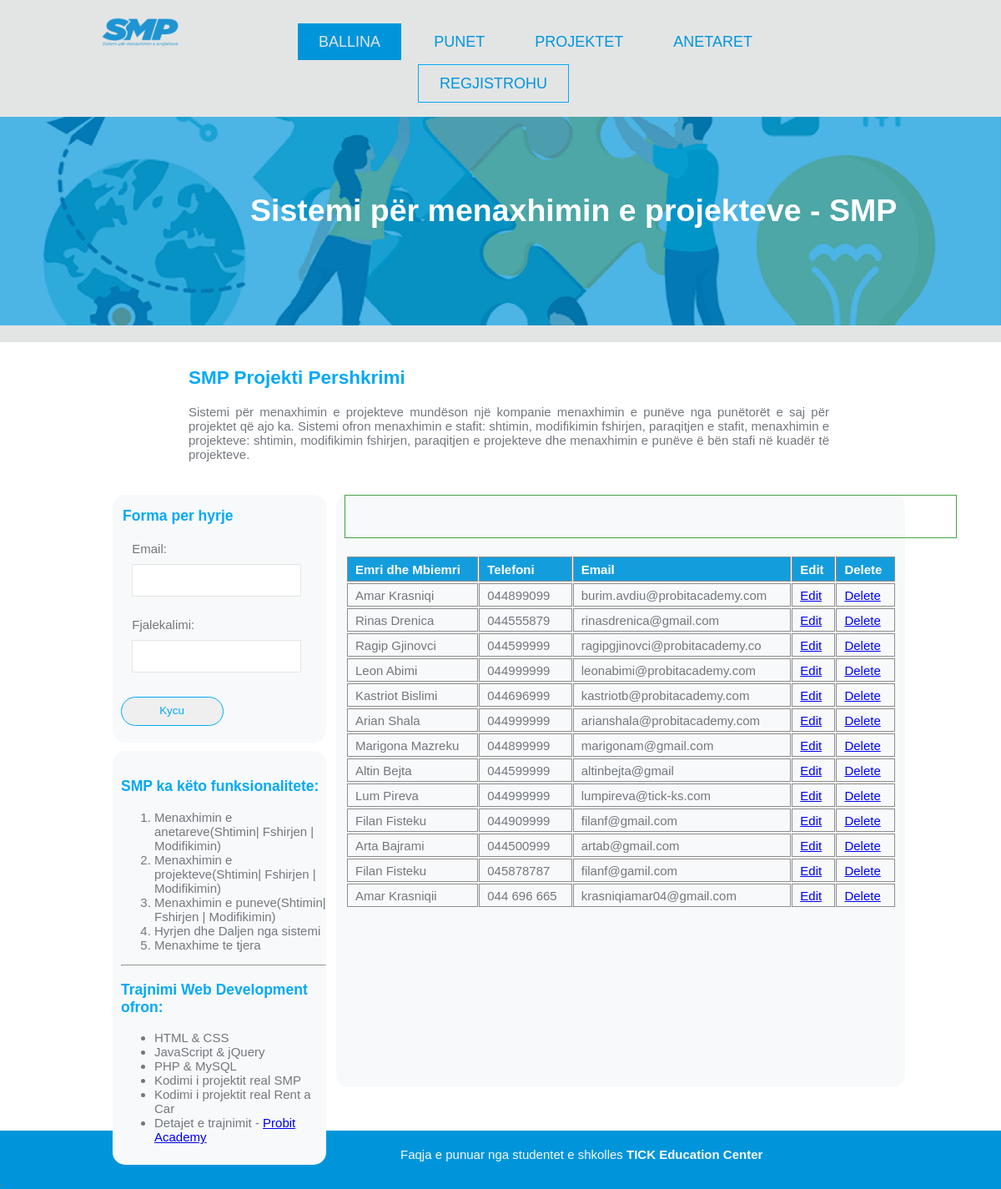
Screenshot of /anetaret.php (signed in) with the database file from the repository.
### tables this page shows
CREATE TABLE `antaret` (
  `antariid` int(11) NOT NULL,
  `emri` varchar(50) NOT NULL,
  `mbiemri` varchar(50) NOT NULL,
  `datalindjes` date DEFAULT NULL,
  `nrpersonal` bigint(20) DEFAULT NULL,
  `telefoni` varchar(20) DEFAULT NULL,
  `email` varchar(30) DEFAULT NULL,
  `fjalekalimi` varchar(30) DEFAULT NULL,
  `roli` bit(1) DEFAULT NULL
);

### inc/functions.php (called while the page is built, shortened)
<?php
global $dbconn;
function merrAnetaret(){
    global $dbconn;
    $sql = "SELECT antariid,emri,mbiemri,email,telefoni FROm antaret";
    return $result = mysqli_query($dbconn, $sql);
}
?>

### anetaret.php (the view, shortened to what this page needs)
<?php
include "inc/header.php";
?>
<main class="container page">
    <article class="maininfo">
        <h2 class="title">SMP Projekti Pershkrimi</h2>
        <p> Sistemi për menaxhimin e projekteve mundëson një kompanie menaxhimin e punëve
            nga punëtorët e saj për projektet që ajo ka. Sistemi ofron menaxhimin e stafit: shtimin,
            modifikimin fshirjen, paraqitjen e stafit, menaxhimin e projekteve: shtimin,
            modifikimin fshirjen, paraqitjen e projekteve dhe menaxhimin e punëve ë bën stafi në
            kuadër të projekteve.
        </p>
    </article>
    <?php
    include "inc/sidebar.php";
    ?>
    <section id="content" class="box">
        <div class="message"><?php
        ?></div>
        <table id="members">
            <tr>
                <th>Emri dhe Mbiemri</th>
                <th>Telefoni</th>
                <th>Email</th>
                <th>Edit</th>
                <th>Delete</th>
            </tr>
            <?php
            $anetaret=merrAnetaret();
            if ($anetaret) {
                while ($anetari = mysqli_fetch_assoc($anetaret)) {
                    $anetariid=$anetari['antariid'];
                    echo "<tr>";
                    echo "<td>". $anetari['emri'] .' '.$anetari['mbiemri']."</td>";
                    echo "<td>". $anetari['telefoni']."</td>";
                    echo "<td>". $anetari['email']."</td>";
                    echo "<td><a href='modifikoanetar.php?aid={$anetariid}'>Edit</a></td>";
                    echo "<td><a href='fshijanetar.php?aid={$anetariid}'>Delete</a></td>";
                    echo "</tr>";
                }
            }
            ?>
        </table>
    </section>
</main>
<?php
include "inc/footer.php";
?>

### style.css (style rules this page uses)
body { font-family: 'Trebuchet MS', 'Lucida Sans Unicode', 'Lucida Grande', 'Lucida Sans', Arial, sans-serif; font-size: 15px; color: #73787e; margin: 0;padding: 0; }
.container { width: 80%; margin: 0 auto; }
.page { height: 900px; padding-left: 20px; background-color: #fff; }
.maininfo { width: 80%; margin: 30px auto; margin-top: 30px; text-align:justify ; }
#content { float: right; width: 70%; height: 700px; padding-top: 0px; }
#members { float: left; margin-top: 20px; margin-left: 2px; width:98%; border-spacing:10px; empty-cells: show; border-spacing: 1px 2px; border-collapse: separate; }
#members td, #members th { border:1px solid #8f8e8e; padding:5px 9px 4px; }
#members th { text-align:left; padding-top:6px; padding-bottom:5px; background-color:#149ddd; color:#ffffff; }
.box { width: 95%; height: auto; background-color: #f7f9fa; border-radius: 15px; margin: 10px 5px; padding-left: 10px; padding-top: 15px; padding-bottom: 10px; }
.title { color:#03a9f6; }
.message { border: 1px solid green; padding: 10px 30px; width: 100%; height: 30px; color: green; }

### rows the page displays
antaret: emri "Amar", mbiemri "Krasniqi", telefoni "044899099", email "burim.avdiu@probitacademy.com"
antaret: emri "Rinas", mbiemri "Drenica", telefoni "044555879", email "rinasdrenica@gmail.com"
antaret: emri "Ragip", mbiemri "Gjinovci", telefoni "044599999", email "ragipgjinovci@probitacademy.co"
antaret: emri "Leon", mbiemri "Abimi", telefoni "044999999", email "leonabimi@probitacademy.com"
antaret: emri "Kastriot", mbiemri "Bislimi", telefoni "044696999", email "kastriotb@probitacademy.com"
antaret: emri "Arian", mbiemri "Shala", telefoni "044999999", email "arianshala@probitacademy.com"
antaret: emri "Marigona", mbiemri "Mazreku", telefoni "044899999", email "marigonam@gmail.com"
antaret: emri "Altin", mbiemri "Bejta", telefoni "044599999", email "altinbejta@gmail"
antaret: emri "Lum", mbiemri "Pireva", telefoni "044999999", email "lumpireva@tick-ks.com"
antaret: emri "Filan", mbiemri "Fisteku", telefoni "044909999", email "filanf@gmail.com"
antaret: emri "Arta", mbiemri "Bajrami", telefoni "044500999", email "artab@gmail.com"
antaret: emri "Filan", mbiemri "Fisteku", telefoni "045878787", email "filanf@gamil.com"
antaret: emri "Amar", mbiemri "Krasniqii", telefoni "044 696 665", email "krasniqiamar04@gmail.com"
